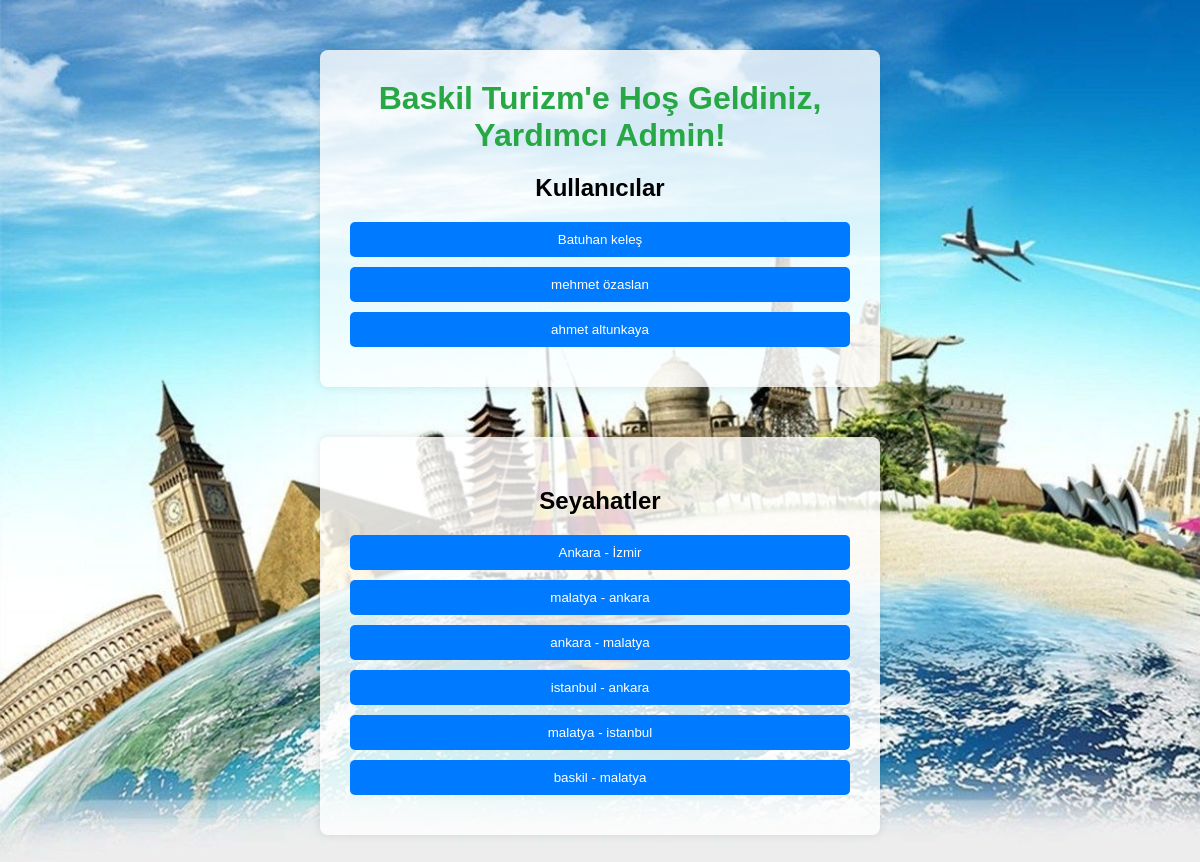
The page /yardımcı_admin_panel.php on the database its author committed.
### tables this page shows
CREATE TABLE users (
    id INTEGER PRIMARY KEY AUTOINCREMENT,
    first_name TEXT NOT NULL,
    last_name TEXT NOT NULL,
    username TEXT NOT NULL UNIQUE,
    phone TEXT NOT NULL,
    gender TEXT NOT NULL,
    password TEXT NOT NULL
);

CREATE TABLE seyahatlar (
    id INTEGER PRIMARY KEY AUTOINCREMENT,
    tarih DATE,
    saat TIME,
    nereden TEXT,
    nereye TEXT
);

### yardımcı_admin_panel.php (the view, shortened to what this page needs)
<!DOCTYPE html>
<html lang="en">
<head>
</head>
<body>
    <div class="welcome-container">
        <h1>Baskil Turizm'e Hoş Geldiniz, Yardımcı Admin!</h1>
        <h2>Kullanıcılar </h2>
        <?php
        try {
            $db = new PDO('sqlite:Seyahat.db');
            $db->setAttribute(PDO::ATTR_ERRMODE, PDO::ERRMODE_EXCEPTION);
            $stmt = $db->query("SELECT * FROM users");
            $users = $stmt->fetchAll(PDO::FETCH_ASSOC);
            foreach ($users as $user) {
                echo "<button class='user-button' onclick='window.location=\"ya_user_details.php?id={$user['id']}\"'>{$user['first_name']} {$user['last_name']}</button>";
            }
        } catch (Exception $e) {
            echo "Veritabanı hatası: " . $e->getMessage();
        }
        ?>
    </div>
<div class="welcome-container">
    <h2>Seyahatler</h2>
    <?php
    try {
        $stmt = $db->query("SELECT * FROM seyahatlar");
        $seyahatler = $stmt->fetchAll(PDO::FETCH_ASSOC);
        foreach ($seyahatler as $seyahat) {
            echo "<button class='travel-button' onclick='window.location=\"ya_seyahat_details.php?id={$seyahat['id']}\"'>{$seyahat['nereden']} - {$seyahat['nereye']}</button>";
        }
    } catch (Exception $e) {
        echo "Veritabanı hatası: " . $e->getMessage();
    }
    ?>
</div>
</body>
</html>

### yardımcı_admin_panel.php (style rules this page uses)
body { background-image: url('seyahat.jpg'); background-size: cover; background-repeat: no-repeat; background-attachment: fixed; font-family: Arial, sans-serif; background-color: #f4f4f4; margin: 0; padding: 0; }
.welcome-container { max-width: 500px; margin: 50px auto; background-color: rgba(255, 255, 255, 0.8); border-radius: 8px; padding: 30px; box-shadow: 0px 0px 10px rgba(0, 0, 0, 0.1); text-align: center; }
.welcome-container h1 { color: #28a745; margin: 0; padding: 0; }
.user-button { display: block; width: 100%; margin-bottom: 10px; padding: 10px; background-color: #007bff; color: #fff; border: none; border-radius: 5px; cursor: pointer; transition: background-color 0.3s ease; }
.travel-button { display: block; width: 100%; margin-bottom: 10px; padding: 10px; background-color: #007bff; color: #fff; border: none; border-radius: 5px; cursor: pointer; transition: background-color 0.3s ease; }

### rows shown on the page
users: first_name "Batuhan", last_name "keleş"
users: first_name "mehmet", last_name "özaslan"
users: first_name "ahmet", last_name "altunkaya"
seyahatlar: nereden "Ankara", nereye "İzmir"
seyahatlar: nereden "malatya", nereye "ankara"
seyahatlar: nereden "ankara", nereye "malatya"
seyahatlar: nereden "istanbul", nereye "ankara"
seyahatlar: nereden "malatya", nereye "istanbul"
seyahatlar: nereden "baskil", nereye "malatya"
